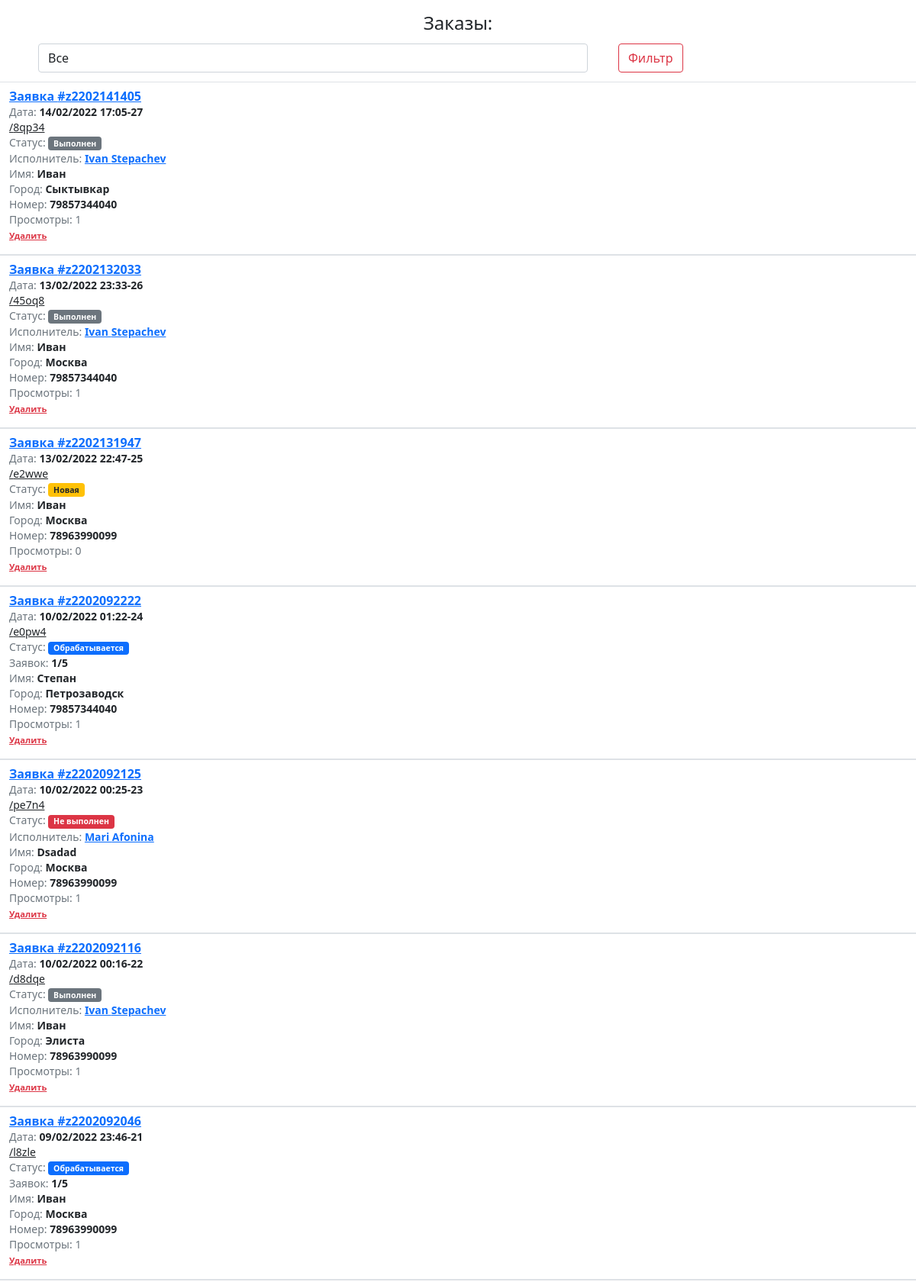
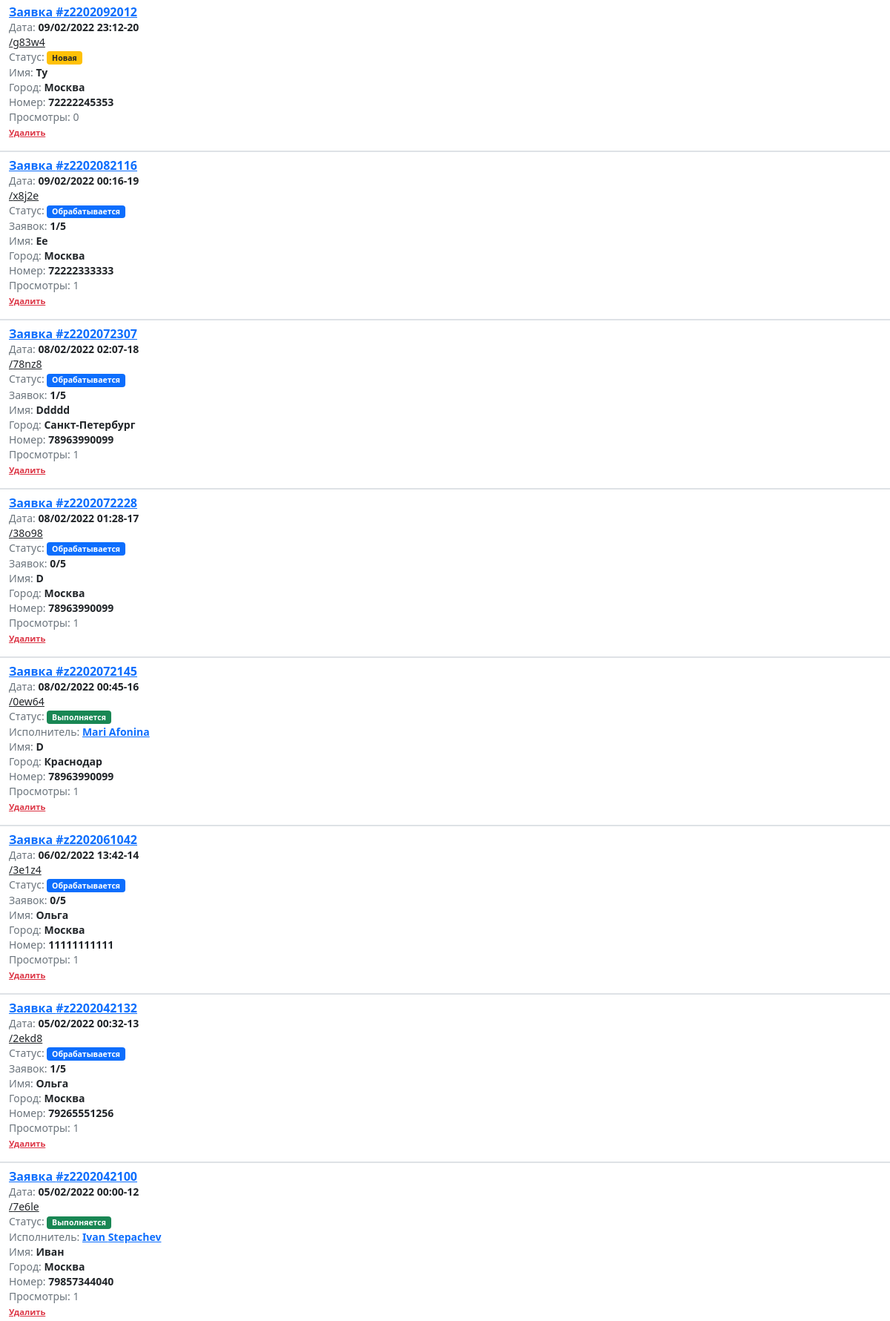
The page /orders (upper part) on the database its author committed (2 pictures, top to bottom).
### quiz/models.py (models this page shows, shortened)
class Order(models.Model):
    STATUS_CHOICE = (
        ("NEW", "new"),
        ("FIND", "find"),
        ("WORK", "work"),
        ("DONE", "done"),
        ("UNDONE", "undone"),
    )
    name = models.CharField(max_length=200, default='')
    phone = models.CharField(max_length=15, default='')
    city = models.CharField(max_length=30, default='')
    max_responds = models.IntegerField(default=5)
    date = models.DateTimeField(auto_now_add=True, blank=True)
    status = models.CharField(max_length=15, choices=STATUS_CHOICE, default="NEW")
    note = models.TextField(default='')
    staff = models.ForeignKey(Staff, null=True, blank=True, on_delete=models.PROTECT, related_name="orders")
    respond_price = models.IntegerField(default=50)
    order_url = models.CharField(max_length=50, default="", unique=True)
    views = models.PositiveIntegerField(default=0)
    def set_numb_of_order(self):
        numb_of_order = '#z' + '{}'.format(self.date.strftime('%Y'))[-2:] + '{}'.format(
            self.date.strftime('%m%d%H%M'))
        return numb_of_order

class Staff(models.Model):
    avatar = models.ImageField(upload_to='avatars/', default='avatars/ava_F68lBxi.jpeg')
    username = models.CharField(max_length=25, default='')
    user = models.OneToOneField(settings.AUTH_USER_MODEL, on_delete=models.CASCADE, default='')
    name = models.CharField(max_length=15, default='')
    surname = models.CharField(max_length=15, default='')
    telegram_id = models.CharField(max_length=15)
    phone = models.CharField(max_length=15, default='')
    instagram = models.CharField(max_length=20, default='')
    admin = models.BooleanField(default=False)
    active = models.BooleanField(default=False)
    date = models.DateTimeField(auto_now_add=True)
    pin = models.CharField(max_length=4, blank=True)
    balance = models.IntegerField(default=0)
    cities = models.TextField(default='', blank=True)
    info = models.TextField(default='', blank=True)
    unlimited = models.BooleanField(default=True)

### quiz/views.py (the view)
# urls.py: path('orders', quiz_views.orders, name="orders"),
def orders(request):
    if request.GET.get("status") == "ALL":
        orders = Order.objects.all().order_by('-date')
    elif request.GET.get("status") == "NEW":
        orders = Order.objects.filter(status="NEW").order_by('-date')
    elif request.GET.get("status") == "FIND":
        orders = Order.objects.filter(status="FIND").order_by('-date')
    elif request.GET.get("status") == "WORK":
        orders = Order.objects.filter(status="WORK").order_by('-date')
    elif request.GET.get("status") == "DONE":
        orders = Order.objects.filter(status="DONE").order_by('-date')
    elif request.GET.get("status") == "UNDONE":
        orders = Order.objects.filter(status="UNDONE").order_by('-date')
    else:
        orders = Order.objects.all().order_by('-date')
    return render(request, 'quiz/orders.html', {'orders': orders})

### quiz/templates/quiz/orders.html (shortened to what this page needs)
<!DOCTYPE html>
{% load static %}
<html lang="en" class="h-100">
<head>
    <link href="https://cdn.jsdelivr.net/npm/bootstrap@5.0.2/dist/css/bootstrap.min.css" rel="stylesheet">
    <link href="{% static 'css/style.css' %}" rel="stylesheet" />
</head>
<body class="d-flex flex-column h-100">
<main class="flex-shrink-0">
    <h4 class="text-center mt-3">Заказы:</h4>
    <div class="container">
    <form class="row" method="get">
        <div class="col-8 ">
            <div class="form-group form-control-sm">
                <select class="form-control mb-2" id="status" name="status">
                    <option value="ALL">Все</option>
                </select>
            </div>
        </div>
            <div class="col-4">
                <div class="form-group form-control-sm">
                    <input class="btn btn-outline-danger" type="submit" value="Фильтр">
                </div>
            </div>
        </form>
        </div>
    {% for a in orders %}
    <div class="container-fluid border-bottom border-top pt-2">
        <div class="row">
            <div class="col-12">
                <p class="fw-bold lh-sm"><a href="{% url 'order_detail' order_id=a.id %}">Заявка {{ a.set_numb_of_order }}</a>
                    <br> <small class="text-muted fw-normal">Дата: <b class="text-dark">{{ a.date|date:'d/m/Y H:i' }}-{{ a.id }}</b></small>
                    <br> <small class="text-muted fw-normal"><a href="{% url 'order_for_client' a.order_url %}" class="text-dark">/{{ a.order_url }}</a></small>
                    {% if a.status == 'NEW' %}
                    <br> <small class="text-muted fw-normal">Статус: <span class="badge bg-warning text-dark">Новая</span></small>
                    {% elif a.status == 'FIND' %}
                    <br> <small class="text-muted fw-normal">Статус: <span class="badge bg-primary">Обрабатывается</span></small>
                    <br> <small class="text-muted fw-normal">Заявок: <b class="text-dark">{{ a.responds.all.count }}/{{ a.max_responds }}</b></small>
                    {% elif a.status == 'WORK' %}
                    <br> <small class="text-muted fw-normal">Статус: <span class="badge bg-success">Выполняется</span></small>
                    <br> <small class="text-muted fw-normal">Исполнитель: <b class="text-dark"><a href="{% url 'staff_list' %}#{{ a.id }}">{{ a.staff.name }} {{ a.staff.surname }}</a></b></small>
                    {% elif a.status == 'DONE' %}
                    <br> <small class="text-muted fw-normal">Статус: <span class="badge bg-secondary">Выполнен</span></small>
                    <br> <small class="text-muted fw-normal">Исполнитель: <b class="text-dark"><a href="{% url 'staff_list' %}#{{ a.id }}">{{ a.staff.name }} {{ a.staff.surname }}</a></b></small>
                    {% elif a.status == 'UNDONE' %}
                    <br> <small class="text-muted fw-normal">Статус: <span class="badge bg-danger">Не выполнен</span></small>
                    <br> <small class="text-muted fw-normal">Исполнитель: <b class="text-dark"><a href="{% url 'staff_list' %}#{{ a.id }}">{{ a.staff.name }} {{ a.staff.surname }}</a></b></small>
                    {% endif %}
                    <br> <small class="text-muted fw-normal">Имя: <b class="text-dark">{{ a.name }}</b></small>
                    <br> <small class="text-muted fw-normal">Город: <b class="text-dark">{{ a.city }}</b></small>
                    <br> <small class="text-muted fw-normal">Номер: <b class="text-dark">{{ a.phone }}</b></small>
                    <br> <small class="text-muted fw-normal">Просмотры: {{ a.views }}</small>
                    <br> <small class="offer-text"><a class="text-danger" href="{% url 'delete_order' order_id=a.id %}">Удалить</a></small>
                </p>
            </div>
        </div>
    </div>
    {% endfor %}
</main>
</body>
</html>

### static/css/style.css (style rules this page uses)
.offer-text { font-size: 0.7em; }
::placeholder { font-size: 14px; }

### rows shown on the page
Order: set_numb_of_order "#z2202141405", date "14/02/2022 17:05", id "27", order_url "8qp34", staff.name "Ivan", staff.surname "Stepachev", name "Иван", city "Сыктывкар", phone "79857344040", views "1"
Order: set_numb_of_order "#z2202132033", date "13/02/2022 23:33", id "26", order_url "45oq8", staff.name "Ivan", staff.surname "Stepachev", name "Иван", city "Москва", phone "79857344040", views "1"
Order: set_numb_of_order "#z2202131947", date "13/02/2022 22:47", id "25", order_url "e2wwe", shows "Статус:", status "Новая", name "Иван", city "Москва", phone "78963990099", views "0"
Order: set_numb_of_order "#z2202092222", date "10/02/2022 01:22", id "24", order_url "e0pw4", responds.all.count "1", max_responds "5", name "Степан", city "Петрозаводск", phone "79857344040", views "1"
Order: set_numb_of_order "#z2202092125", date "10/02/2022 00:25", id "23", order_url "pe7n4", staff.name "Mari", staff.surname "Afonina", name "Dsadad", city "Москва", phone "78963990099", views "1"
Order: set_numb_of_order "#z2202092116", date "10/02/2022 00:16", id "22", order_url "d8dqe", staff.name "Ivan", staff.surname "Stepachev", name "Иван", city "Элиста", phone "78963990099", views "1"
Order: set_numb_of_order "#z2202092046", date "09/02/2022 23:46", id "21", order_url "l8zle", responds.all.count "1", max_responds "5", name "Иван", city "Москва", phone "78963990099", views "1"
Order: set_numb_of_order "#z2202092012", date "09/02/2022 23:12", id "20", order_url "g83w4", shows "Статус:", status "Новая", name "Ty", city "Москва", phone "72222245353", views "0"
Order: set_numb_of_order "#z2202082116", date "09/02/2022 00:16", id "19", order_url "x8j2e", responds.all.count "1", max_responds "5", name "Ee", city "Москва", phone "72222333333", views "1"
Order: set_numb_of_order "#z2202072307", date "08/02/2022 02:07", id "18", order_url "78nz8", responds.all.count "1", max_responds "5", name "Ddddd", city "Санкт-Петербург", phone "78963990099", views "1"
Order: set_numb_of_order "#z2202072228", date "08/02/2022 01:28", id "17", order_url "38o98", responds.all.count "0", max_responds "5", name "D", city "Москва", phone "78963990099", views "1"
Order: set_numb_of_order "#z2202072145", date "08/02/2022 00:45", id "16", order_url "0ew64", staff.name "Mari", staff.surname "Afonina", name "D", city "Краснодар", phone "78963990099", views "1"
Order: set_numb_of_order "#z2202061042", date "06/02/2022 13:42", id "14", order_url "3e1z4", responds.all.count "0", max_responds "5", name "Ольга", city "Москва", phone "11111111111", views "1"
Order: set_numb_of_order "#z2202042132", date "05/02/2022 00:32", id "13", order_url "2ekd8", responds.all.count "1", max_responds "5", name "Ольга", city "Москва", phone "79265551256", views "1"
Order: set_numb_of_order "#z2202042100", date "05/02/2022 00:00", id "12", order_url "7e6le", staff.name "Ivan", staff.surname "Stepachev", name "Иван", city "Москва", phone "79857344040", views "1"
